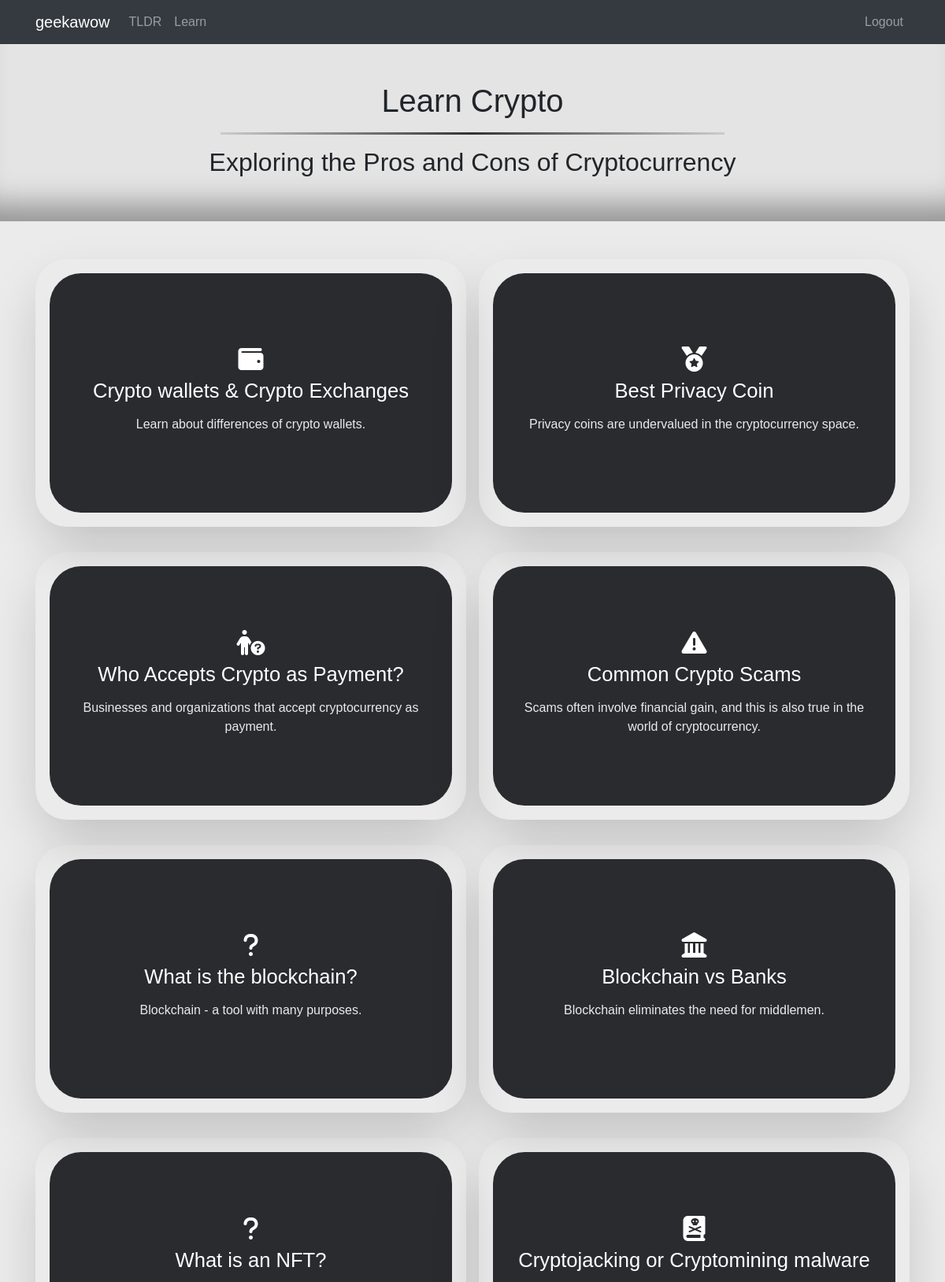
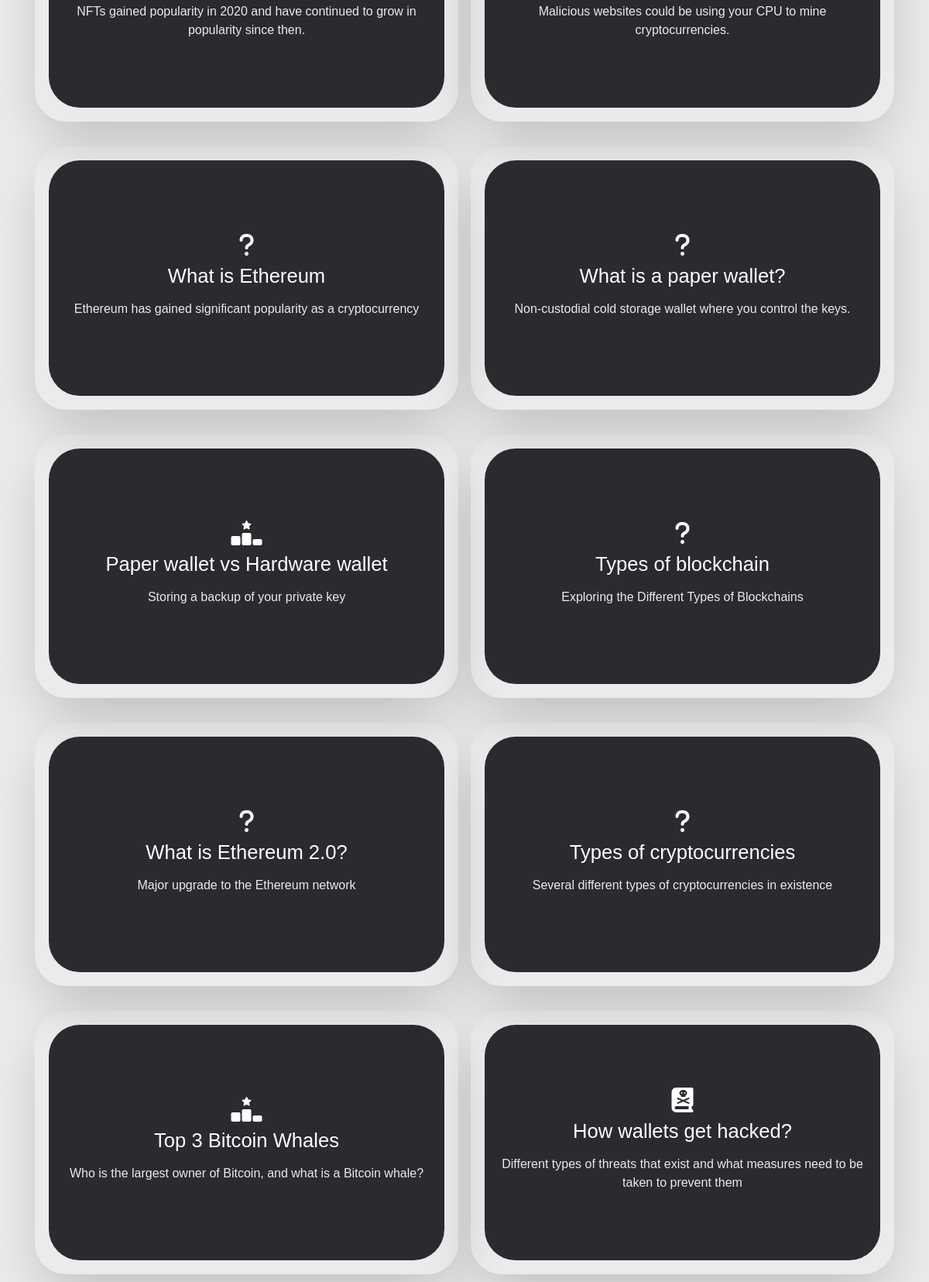
/pages/learn (signed in), run on the app's committed database (2 pictures, top to bottom).
### tables this page shows
CREATE TABLE `learn` (
  `class` char(255) DEFAULT NULL,
  `h3` char(255) DEFAULT NULL,
  `p` char(255) DEFAULT NULL,
  `id` int(11) NOT NULL,
  `related_posts` char(255) DEFAULT NULL,
  `html` text DEFAULT NULL,
  `image_name` varchar(255) DEFAULT NULL,
  `meta` text DEFAULT NULL
);

### app/controllers/Pages.php (called while the page is built, shortened)
<?php
class Pages extends Controller
{
  public function __construct()
  {
    $this->postModel = $this->model('Post');
  }
  public function learn()
  {
    $post = $this->postModel->getLearnPosts();
    $data = [
      'title' => 'learn',
      'learn' => $post
    ];
    $this->view('pages/learn', $data);
  }
}

### app/libraries/Core.php (called while the page is built, shortened)
<?php
  class Core {
    protected $currentMethod = 'index';
    public function __construct(){
      $url = $this->getUrl();
      if(file_exists('../app/controllers/' . ucwords($url[0]). '.php')){
        unset($url[0]);
      }
      $this->currentController = new $this->currentController;
      if(isset($url[1])){
        if(method_exists($this->currentController, $url[1])){
          $this->currentMethod = $url[1];
          unset($url[1]);
        }
      }
      $this->params = $url ? array_values($url) : [];
      call_user_func_array([$this->currentController, $this->currentMethod], $this->params);
    }
    public function getUrl(){
      if(isset($_GET['url'])){
        $url = rtrim($_GET['url'], '/');
        $url = filter_var($url, FILTER_SANITIZE_URL);
        $url = explode('/', $url);
        return $url;
      }
    }
  }

### public/index.php (called while the page is built, shortened)
<?php
  $init = new Core;

### app/libraries/Database.php (called while the page is built, shortened)
<?php
  class Database {
    private $host = DB_HOST;
    private $user = DB_USER;
    private $pass = DB_PASS;
    private $dbname = DB_NAME;
    private $dbh;
    private $stmt;
    public function __construct(){
      $dsn = 'mysql:host=' . $this->host . ';dbname=' . $this->dbname;
      $options = array(
        PDO::ATTR_PERSISTENT => true,
        PDO::ATTR_ERRMODE => PDO::ERRMODE_EXCEPTION
      );
      try{
        $this->dbh = new PDO($dsn, $this->user, $this->pass, $options);
      } catch(PDOException $e){
        $this->error = $e->getMessage();
        echo $this->error;
      }
    }
    public function query($sql){
      $this->stmt = $this->dbh->prepare($sql);
    }
    public function execute(){
      return $this->stmt->execute();
    }
    public function resultSet(){
      $this->execute();
      return $this->stmt->fetchAll(PDO::FETCH_OBJ);
    }
  }

### app/models/Post.php (called while the page is built, shortened)
<?php
class Post
{
  private $db;
  public function __construct()
  {
    $this->db = new Database;
  }
  public function getLearnPosts()
  {
      $this->db->query('SELECT * FROM learn ORDER BY id');
      $results = $this->db->resultSet();
      return $results;
  }
}

### app/views/pages/learn.php (the view, shortened to what this page needs)
<?php require APPROOT . '/views/inc/header.php'; ?>
<div class="container-fluid pages-main-header-container">
    <h1>Learn Crypto</h1>
    <hr class="page-hr">
    <h2>Exploring the Pros and Cons of Cryptocurrency</h2>
</div>
<div class="container learn-outer-container">
<?php foreach ($data['learn'] as $post) : ?>
    <a href="<?php echo URLROOT; ?>/pages/showlearn/<?php echo $post->id; ?>">
        <div class="learn-container">
            <div class='learn-card'>
                <div class='learn-box'>
                    <div class='learn-content'>
                        <i class='fa-solid <?php echo $post->class; ?> fa-2xl'></i>
                        <h3><?php echo $post->h3; ?></h3>
                        <p><?php echo $post->p; ?></p>
                    </div>
                </div>
            </div>
        </div>
    </a>
<?php endforeach; ?>
</div>
<?php require APPROOT . '/views/inc/footer.php'; ?>

### public/css/style.css (style rules this page uses)
body { background: #ebebeb; }

### public/css/posts.css (style rules this page uses)
i { color: white; padding: 1.5rem; }

### public/css/openpost.css (style rules this page uses)
a, a:hover, a:active, a:visited, a:focus { color: inherit; text-decoration: none; }

### public/css/mainpage.css (style rules this page uses)
body { font-family: Tahoma, sans-serif; }

### public/css/tldr.css (style rules this page uses)
.pages-main-header-container { background-color: rgb(228, 228, 228); box-shadow: rgba(0, 0, 0, 0.35) 0px -50px 36px -28px inset; padding: 3rem; text-align: center; }
.page-hr { border: 0; height: 3px; background: #333; background-image: linear-gradient(to right, #ccc, #333, #ccc); max-width: 40rem; }

### public/css/learn.css (style rules this page uses)
.learn-container .learn-card { position: relative; min-width: 320px; height: 340px; box-shadow: rgba(0, 0, 0, 0.2) 0px 29px 70px -10px; border-radius: 40px !important; margin-top: 0; transition: 0.5s; margin-bottom: 1rem; }
.learn-container .learn-card .learn-box { position: absolute; background: #2a2b2f; border-radius: 40px !important; display: flex; justify-content: center; align-items: center; overflow: hidden; transition: 0.5s; top: 18px; left: 18px; right: 18px; bottom: 18px; }
.learn-container .learn-card .learn-box .learn-content { padding: 20px; text-align: center; }
.learn-container .learn-card .learn-box .learn-content p { font-size: 1rem; font-weight: 300; color: rgba(255, 255, 255, 0.9); z-index: 1; transition: 0.5s; }
.learn-container .learn-card .learn-box .learn-content h3 { font-size: 1.6rem; color: #fff; z-index: 1; transition: 0.5s; margin-bottom: 15px; }
.learn-outer-container { display: grid; grid-template-columns: 1fr 1fr 1fr; gap: 1rem; padding-top: 3rem; }
@media only screen and (max-width: 1200px) { .learn-outer-container { display: grid; grid-template-columns: 1fr 1fr; gap: 1rem; padding-top: 3rem; } }

### data on the page
learn: h3 "Crypto wallets & Crypto Exchanges", p "Learn about differences of crypto wallets."
learn: h3 "Best Privacy Coin", p "Privacy coins are undervalued in the cryptocurrency space."
learn: h3 "Who Accepts Crypto as Payment?", p "Businesses and organizations that accept cryptocurrency as payment."
learn: h3 "Common Crypto Scams", p "Scams often involve financial gain, and this is also true in the world of cryptocurrency."
learn: h3 "What is the blockchain?", p "Blockchain - a tool with many purposes."
learn: h3 "Blockchain vs Banks", p "Blockchain eliminates the need for middlemen."
learn: h3 "What is an NFT?", p "NFTs gained popularity in 2020 and have continued to grow in popularity since then."
learn: h3 "Cryptojacking or Cryptomining malware", p "Malicious websites could be using your CPU to mine cryptocurrencies."
learn: h3 "What is Ethereum", p "Ethereum has gained significant popularity as a cryptocurrency"
learn: h3 "What is a paper wallet?", p "Non-custodial cold storage wallet where you control the keys."
learn: h3 "Paper wallet vs Hardware wallet", p "Storing a backup of your private key"
learn: h3 "Types of blockchain", p "Exploring the Different Types of Blockchains"
learn: h3 "What is Ethereum 2.0?", p "Major upgrade to the Ethereum network"
learn: h3 "Types of cryptocurrencies", p "Several different types of cryptocurrencies in existence"
learn: h3 "Top 3 Bitcoin Whales", p "Who is the largest owner of Bitcoin, and what is a Bitcoin whale?"
learn: h3 "How wallets get hacked?", p "Different types of threats that exist and what measures need to be taken to prevent them"

### other printed values
SITENAME "geekawow"
